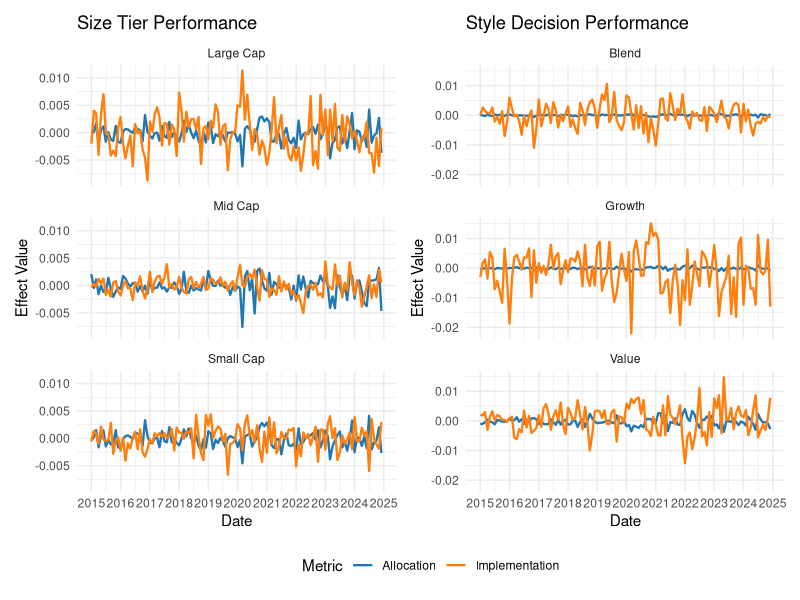

Recreate this plot in R.
## ---- chunk 1
knitr::opts_chunk$set(echo = TRUE)
## ---- chunk 2
library(readr)
library(dplyr)
library(tidyr)
library(knitr)
library(kableExtra)
library(lubridate)
library(ggplot2)
library(scales)
library(patchwork)
## ---- chunk 3
FundData <- read_csv("FinalProject_FundData.csv") %>% select(-1) %>% 
  mutate(date = myd(paste(date, "1"), truncated = TRUE))
FundInfo <- read_csv("FinalProject_FundInfo.csv") %>% select(-1)
FundReturns <- FundData %>% select(1, 11:ncol(FundData))

FundInfo <- FundInfo %>%
  mutate(
    Equity_Style = case_when(
      grepl("V$", Style) ~ "Value",
      grepl("G$", Style) ~ "Growth",
      grepl("B$", Style) ~ "Blend"
    ),
    Market_Cap = case_when(
      grepl("^R1000", Style) ~ "Large Cap",
      grepl("^RMid", Style) ~ "Mid Cap",
      grepl("^R2000", Style) ~ "Small Cap"
    ),
    Benchmark_Ticker = case_when(
      Style == "R1000B" ~ "IWB",
      Style == "R1000V" ~ "IWD",
      Style == "R1000G" ~ "IWF",
      Style == "R2000B" ~ "IWM",
      Style == "R2000V" ~ "IWN",
      Style == "R2000G" ~ "IWO",
      Style == "RMidB"  ~ "IWR",
      Style == "RMidV"  ~ "IWS",
      Style == "RMidG"  ~ "IWP"
    )
  )
## ---- chunk 4
AggregatedWeights <- FundInfo %>%
  group_by(Market_Cap, Equity_Style) %>%
  summarise(
    weight_B = sum(weight_B),
    weight_A = sum(weight_A),
    .groups = "drop"
  )

BenchmarkReturns <- FundData %>%
  select(date, all_of(unique(FundInfo$Benchmark_Ticker)))

StyleBenchmarks <- FundInfo %>%
  select(Market_Cap, Equity_Style, Benchmark_Ticker) %>%
  distinct() %>%
  left_join(
    BenchmarkReturns %>% pivot_longer(-date, names_to = "Benchmark_Ticker", values_to = "BenchmarkReturn"),
    by = "Benchmark_Ticker"
  )

FundReturns <- FundData %>%
  pivot_longer(-date, names_to = "Ticker", values_to = "FundReturn") %>%
  left_join(FundInfo %>% select(Ticker, Market_Cap, Equity_Style, weight_A), by = "Ticker") %>% na.omit()

Portfolio_Segment_Return <- FundReturns %>%
  group_by(date, Market_Cap, Equity_Style) %>%
  summarise(
    portfolio_segment_return = sum(FundReturn * weight_A) / sum(weight_A),
    .groups = "drop"
  ) %>%
  left_join(
    StyleBenchmarks %>% select(date, Market_Cap, Equity_Style, BenchmarkReturn),
    by = c("date", "Market_Cap", "Equity_Style")
  ) %>%
  left_join(AggregatedWeights, by = c("Market_Cap", "Equity_Style"))
## ---- chunk 5
style <- Portfolio_Segment_Return %>%
  group_by(date, Equity_Style) %>%
  summarise(
    
    return_B = sum(weight_B * BenchmarkReturn) / sum(weight_B),
    
    return_A = sum(weight_A * portfolio_segment_return) / sum(weight_A),
    
    weight_B = sum(weight_B),
    weight_A = sum(weight_A),
    
    .groups = "drop"
  )

overall_benchmark <- style %>%
  group_by(date) %>%
  summarise(overall_benchmark = sum(weight_B * return_B), .groups = "drop")

style <- style %>%
  left_join(overall_benchmark, by = "date")

style <- style %>%
  mutate(
    Allocation_Effect = (weight_A - weight_B) * (return_B - overall_benchmark),
    
    Implementation_Effect = weight_B * (return_A - return_B),
    
    Interaction_Effect = (weight_A - weight_B) * (return_A - return_B),
    
    Total_Effect = Allocation_Effect + Implementation_Effect + Interaction_Effect
  )
## ---- chunk 6
size <- Portfolio_Segment_Return %>%
  group_by(date, Market_Cap) %>%
  summarise(
    
    return_B = sum(weight_B * BenchmarkReturn) / sum(weight_B),
    
    return_A = sum(weight_A * portfolio_segment_return) / sum(weight_A),
    
    weight_B = sum(weight_B),
    weight_A = sum(weight_A),
    
    .groups = "drop"
  )

overall_benchmark <- size %>%
  group_by(date) %>%
  summarise(overall_benchmark = sum(weight_B * return_B), .groups = "drop")

size <- size %>%
  left_join(overall_benchmark, by = "date")

size <- size %>%
  mutate(
    Allocation_Effect = (weight_A - weight_B) * (return_B - overall_benchmark),
    
    Implementation_Effect = weight_B * (return_A - return_B),
    
    Interaction_Effect = (weight_A - weight_B) * (return_A - return_B),
    
    Total_Effect = Allocation_Effect + Implementation_Effect + Interaction_Effect
  )
## ---- chunk 7
FundReturns <- FundData %>%
  pivot_longer(-date, names_to = "Ticker", values_to = "FundReturn") %>%
  left_join(FundInfo %>% select(Name, Ticker, Benchmark_Ticker, Market_Cap, Equity_Style, weight_B, weight_A), by = "Ticker") %>%
  left_join(BenchmarkReturns %>% pivot_longer(-date, names_to = "Benchmark_Ticker", values_to = "BenchmarkReturn"), by = c("date", "Benchmark_Ticker")) %>% na.omit()

Manager_Analysis <- FundReturns %>%
  group_by(date, Market_Cap, Equity_Style) %>%
  mutate(
    norm_weight_B = weight_B / sum(weight_B, na.rm = TRUE),
    norm_weight_A = weight_A / sum(weight_A, na.rm = TRUE),
    overall_benchmark = sum(norm_weight_B * BenchmarkReturn, na.rm = TRUE)
  ) %>%
  ungroup()

Manager_Analysis <- Manager_Analysis %>%
  mutate(
    Allocation_Effect = (norm_weight_A - norm_weight_B) * (BenchmarkReturn - overall_benchmark),
    Implementation_Effect = norm_weight_B * (FundReturn - BenchmarkReturn),
    Interaction_Effect = (norm_weight_A - norm_weight_B) * (FundReturn - BenchmarkReturn),
    Total_Effect = Allocation_Effect + Implementation_Effect + Interaction_Effect
  )
## ---- chunk 8
size_plot <- size %>%
  ggplot(aes(x = date)) +
  geom_line(aes(y = Allocation_Effect, color = "Allocation"), linewidth = 0.8) +
  geom_line(aes(y = Implementation_Effect, color = "Implementation"), linewidth = 0.8) +
  facet_wrap(~Market_Cap, ncol = 1) +
  scale_x_date(date_breaks = "1 year", date_labels = "%Y") +
  labs(title = "Size Tier Performance",
       x = "Date", y = "Effect Value", color = "Metric") +
  theme_minimal() +
  scale_color_manual(values = c("Allocation" = "#1f77b4", "Implementation" = "#ff7f0e"))

style_plot <- style %>%
  ggplot(aes(x = date)) +
  geom_line(aes(y = Allocation_Effect, color = "Allocation"), linewidth = 0.8) +
  geom_line(aes(y = Implementation_Effect, color = "Implementation"), linewidth = 0.8) +
  facet_wrap(~Equity_Style, ncol = 1) +
  scale_x_date(date_breaks = "1 year", date_labels = "%Y") +
  labs(title = "Style Decision Performance",
       x = "Date", y = "Effect Value", color = "Metric") +
  theme_minimal() +
  scale_color_manual(values = c("Allocation" = "#1f77b4", "Implementation" = "#ff7f0e"))

combined_plot <- size_plot + style_plot + 
  plot_layout(ncol = 2, guides = "collect") & theme(legend.position = "bottom")

print(combined_plot)
## ---- chunk 9
avg_performance <- bind_rows(
  size %>%
    group_by(Market_Cap) %>%
    summarise(across(c(Allocation_Effect, Implementation_Effect, Total_Effect), mean),
              .groups = "drop") %>%
    mutate(Category = "Size"),
  
  style %>%
    group_by(Equity_Style) %>%
    summarise(across(c(Allocation_Effect, Implementation_Effect, Total_Effect), mean),
              .groups = "drop") %>%
    rename("Market_Cap" = "Equity_Style") %>%
    mutate(Category = "Style")
) %>%
  select(Category, everything())

style_cap_table <- Manager_Analysis %>%
  group_by(Market_Cap, Equity_Style) %>%
  summarise(
    Avg_Allocation = mean(Allocation_Effect),
    Avg_Implementation = mean(Implementation_Effect),
    Avg_Total = mean(Total_Effect),
    .groups = "drop"
  )

avg_performance %>%
  kable(format = "latex", booktabs = TRUE, digits = 4,
        caption = "Average Performance by Category") %>%
  kable_styling(latex_options = c("hold_position", "scale_down"), font_size = 8)

style_cap_table %>%
  kable(format = "latex", booktabs = TRUE, digits = 4,
        caption = "Style/Cap Tier Performance") %>%
  kable_styling(latex_options = c("hold_position", "scale_down"), font_size = 8)
## ---- chunk 10
info_ratio_table <- Manager_Analysis %>%
  group_by(Name, Market_Cap, Equity_Style) %>%
  summarise(
    Active_Return = mean(Total_Effect),
    Tracking_Error = sd(Total_Effect),
    Information_Ratio = Active_Return / Tracking_Error,
    .groups = "drop"
  ) %>%
  arrange(Market_Cap, Equity_Style, desc(Information_Ratio))

info_ratio_table %>%
  kable(format = "latex", booktabs = TRUE, digits = 3,
        caption = "Manager Information Ratios") %>%
  kable_styling(latex_options = c("hold_position", "scale_down")) %>%
  row_spec(which(info_ratio_table$Information_Ratio > 0.5), bold = TRUE, background = "#e6f5d0")
## ---- chunk 11
december_style <- style %>%
  filter(lubridate::month(date) == 12) %>%
  select(date, Equity_Style, Allocation_Effect, Implementation_Effect, Total_Effect)

print(december_style)
## ---- chunk 12
december_size <- size %>%
  filter(lubridate::month(date) == 12) %>%
  select(date, Market_Cap, Allocation_Effect, Implementation_Effect, Total_Effect)

print(december_size)
## ---- chunk 13
December_Effect_Table <- Manager_Analysis %>%
  filter(month(date) == 12) %>%
  select(date, Name, Market_Cap, Equity_Style, Allocation_Effect, Implementation_Effect, Total_Effect) %>%
  arrange(date, Market_Cap, Equity_Style, Name)

December_Effect_Table %>%
  kable(
    format = "latex",
    booktabs = TRUE,
    caption = "December Effect Analysis",
    longtable = TRUE
  ) %>%
  kable_styling(
    latex_options = c("scale_down", "repeat_header"),
    font_size = 7,
    full_width = FALSE
  ) %>%
  landscape()
